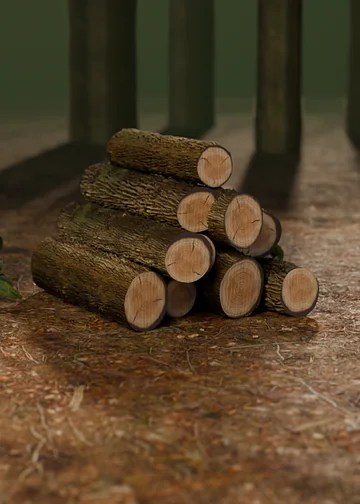
#> input picture assets/cards/wood.webp, 360 x 504 px, given in place of wood.png, which was not available
$ python post_cards.py ../../../assets/cards/brick.webp ../../../assets/cards/grain.webp
#> lines starting #> are read from the running program, lines starting #| are printed output that depends on the picture; pictures that were not available may be replaced by others from this repository, and a replacement may not be noted
# Card art → web images.
#   <res>.webp    360×504 full art for cards in the hand, dialogs and flights
#   <res>_s.webp  96×134 close crop around the subject for inline miniatures
# The subject is found as the sharpest region of the render (everything else sits in the
# camera's depth-of-field blur), so the miniature always frames the logs / bricks / sheaf.
#   python3 post_cards.py <render dir> <out dir>
import sys, os
import numpy as np
from PIL import Image, ImageFilter, ImageEnhance

GRADE = {'grain': (1.22, 0.035), 'wool': (1.05, 0.0), 'ore': (1.0, 0.0), 'brick': (1.04, 0.0), 'wood': (1.06, 0.0)}

src, out = sys.argv[1], sys.argv[2]
os.makedirs(out, exist_ok=True)


def subject_center(im):
    g = np.asarray(im.convert('L'), dtype=np.float32) / 255.0
    gx = np.abs(np.diff(g, axis=1))[:-1, :]
    gy = np.abs(np.diff(g, axis=0))[:, :-1]
    e = Image.fromarray(np.clip((gx + gy) * 255 * 4, 0, 255).astype(np.uint8)).filter(ImageFilter.GaussianBlur(18))
    e = np.asarray(e, dtype=np.float32)
    h, w = e.shape
    # ignore the bottom band (the card's name banner covers it) and the very edges
    e[int(h * 0.86):, :] = 0
    e[:, : int(w * 0.04)] = 0
    e[:, int(w * 0.96):] = 0
    thr = np.percentile(e, 80)
    m = np.where(e >= thr, e, 0)
    ys, xs = np.mgrid[0:h, 0:w]
    cx = float((m * xs).sum() / m.sum())
    cy = float((m * ys).sum() / m.sum())
    return cx, cy


NAMES = ('wood', 'brick', 'wool', 'grain', 'ore', 'dev_knight', 'dev_road', 'dev_plenty', 'dev_monopoly', 'dev_vp')
for name in NAMES:
    p = os.path.join(src, name + '.png')
    if not os.path.exists(p):
        continue
    im = Image.open(p).convert('RGB')
#> im is the input picture: PIL image 360x504 RGB; mean R, G, B 83.1, 65, 40.7
    W, H = im.size
#> W = 360; H = 504
    # light per-card grade on top of the render's look
    sat, warm = GRADE.get(name, (1.0, 0.0))
    if sat != 1.0:
        im = ImageEnhance.Color(im).enhance(sat)
    if warm:
        a = np.asarray(im, dtype=np.float32)
        a[..., 0] *= 1 + warm
        a[..., 2] *= 1 - warm
        im = Image.fromarray(np.clip(a, 0, 255).astype(np.uint8))
    full = im.resize((360, 504), Image.LANCZOS).filter(ImageFilter.UnsharpMask(radius=1.0, percent=45, threshold=2))
    full.save(os.path.join(out, name + '.webp'), 'WEBP', quality=84, method=6)
    cx, cy = subject_center(im)
#> in subject_center, `g = np.asarray(im.convert('L'), dtype=np.float32) / 255.0`:
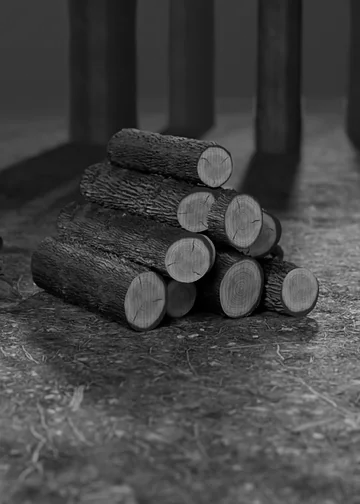
#> g: shape (504, 360) float32; min 0, max 0.769, mean 0.263
#> in subject_center, `gx = np.abs(np.diff(g, axis=1))[:-1, :]`:
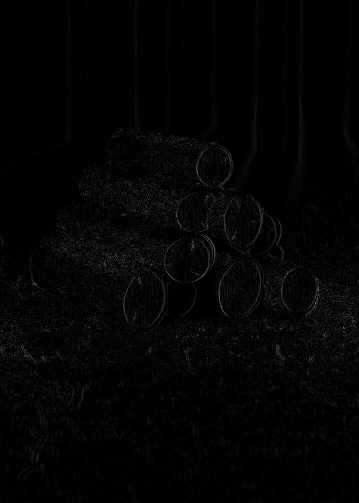
#> gx: shape (503, 359) float32; min 0, max 0.447, mean 0.0166
#> in subject_center, `e = Image.fromarray(np.clip((gx + gy) * 255 * 4, 0, 255).astype(np.uin..`:
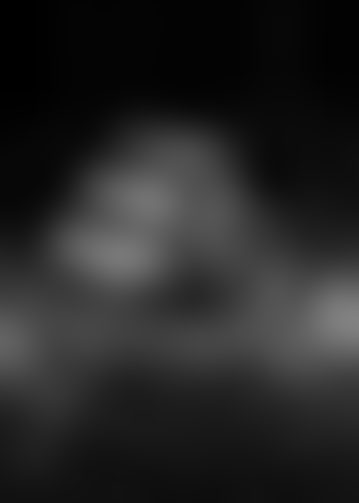
#> e: PIL image 359x503 L; min 0, max 130, mean 37.5
#> in subject_center, `e[int(h * 0.86):, :] = 0`: e: shape (503, 359) float32; min 0, max 130, mean 34.6
#> in subject_center, `e[:, int(w * 0.96):] = 0`:
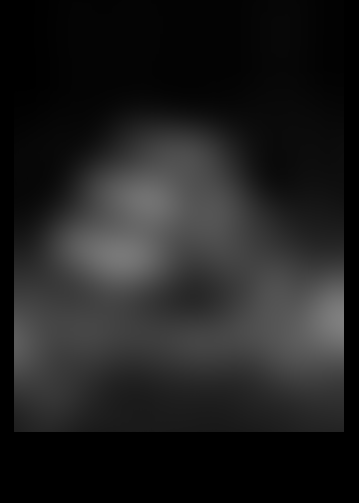
#> e: shape (503, 359) float32; min 0, max 128, mean 32.1
#> in subject_center, `thr = np.percentile(e, 80)`: thr = 66
#> in subject_center, `m = np.where(e >= thr, e, 0)`:
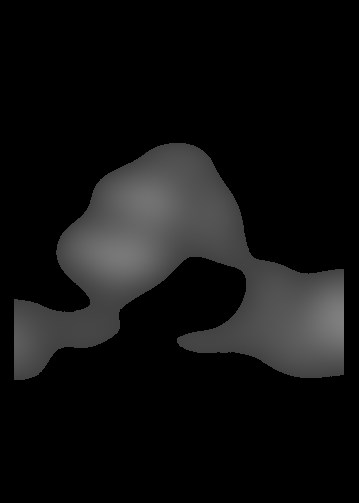
#> m: shape (503, 359) float32; min 0, max 128, mean 17.3
#> in subject_center, `cx = float((m * xs).sum() / m.sum())`: cx = 182.9
#> in subject_center, `cy = float((m * ys).sum() / m.sum())`: cy = 269.3
#> cx = 182.9; cy = 269.3
    # keep the crop on the main subject (spill in the foreground can pull the centroid down)
    cx = min(max(cx, W * 0.4), W * 0.6)
    cy = min(max(cy, H * 0.38), H * 0.54)
    zoom = 1.7
    cw, ch = W / zoom, H / zoom
#> cw = 211.8; ch = 296.5
    x0 = min(max(0, cx - cw / 2), W - cw)
#> x0 = 76.98
    y0 = min(max(0, cy - ch * 0.48), H - ch)
#> y0 = 127
    thumb = im.crop((round(x0), round(y0), round(x0 + cw), round(y0 + ch))).resize((96, 134), Image.LANCZOS)
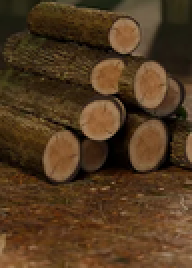
#> thumb: PIL image 96x134 RGB (shown 2 times larger); mean R, G, B 82.4, 57.7, 32
    thumb = thumb.filter(ImageFilter.UnsharpMask(radius=0.8, percent=50, threshold=2))
    thumb.save(os.path.join(out, name + '_s.webp'), 'WEBP', quality=82, method=6)
    print(name, 'subject at', round(cx / W, 3), round(cy / H, 3),
          os.path.getsize(os.path.join(out, name + '.webp')), os.path.getsize(os.path.join(out, name + '_s.webp')))
#| wood subject at 0.508 0.534 25606 3600
#> pass 2 of the loop `for name in NAMES:`:
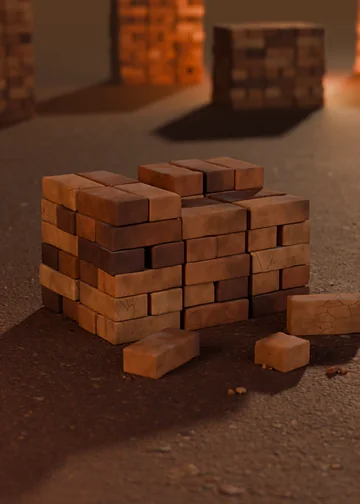
#> input picture assets/cards/brick.webp, 360 x 504 px, given in place of brick.png, which was not available
#> im is the input picture: PIL image 360x504 RGB; mean R, G, B 87.3, 50, 30.8
#> thr = 27
#> in subject_center (call 2), `m = np.where(e >= thr, e, 0)`:
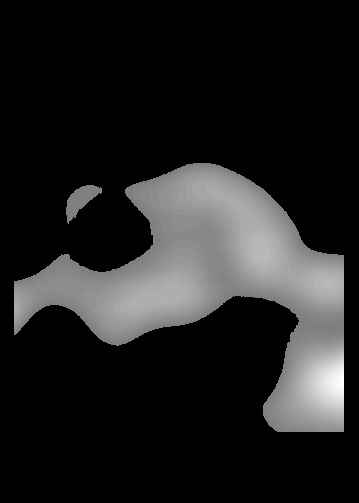
#> m: shape (503, 359) float32; min 0, max 54, mean 7; drawn with min black and max white
#> in subject_center (call 2), `cx = float((m * xs).sum() / m.sum())`: cx = 217.5
#> in subject_center (call 2), `cy = float((m * ys).sum() / m.sum())`: cy = 284.4
#> `cx, cy = subject_center(im)`: cx = 217.5; cy = 284.4
#> `cx = min(max(cx, W * 0.4), W * 0.6)`: cx = 216
#> `cy = min(max(cy, H * 0.38), H * 0.54)`: cy = 272.2
#> x0 = 110.1
#> y0 = 129.9
#> `thumb = im.crop((round(x0), round(y0), round(x0 + cw), round(y0 + ch))..`:
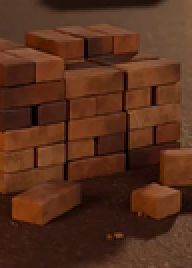
#> thumb: PIL image 96x134 RGB (shown 2 times larger); mean R, G, B 86.8, 47.3, 28.2
#| brick subject at 0.6 0.54 15270 2142
